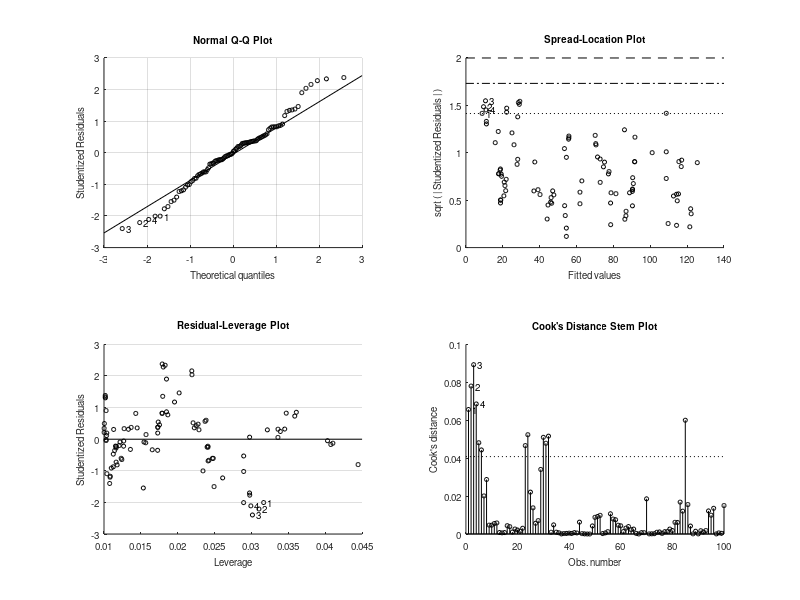

Reproduce this figure in MATLAB. (Note: this script raises an error after producing the figure.)
%% Comparison of R Sqaured and Cointegration Test

clear;
clc;
%% 
% In a loop, we generate 1000 pair of random series from the normal distribution 
% and calculate the cummulative sum of their sqaure.
% 
% Then we compute the R sqaured and test for cointegration using johansen test. 
% Results are saved on two different matrices.

ittr_num = 1000;
r2_matrix = zeros(1, ittr_num);
is_cointegrated = zeros(1, ittr_num);
for i=1:ittr_num
    
    % Generate series
    x = randn(100, 1);
    x2 = cumsum(x.^2);
    y = randn(100, 1);
    y2 = cumsum(y.^2);
    
    % Calculating Oridnary R squared
    mdl = fitlm(x2, y2);
    r2 = mdl.Rsquared.Ordinary;
    r2_matrix(1, i) = r2;
    
    % Testing for cointegration
    [H,pvalue,~,~,mles]=jcitest([x2, y2],'lags',1,'model','H1', 'Display', 'off');
    if H{1,1}==1
        is_cointegrated(1, i) = 1;
    end
end
%% 
% Plotting the histogram of r2_matrix shows that all values are higher than 
% 85% and the average is above 98%. One could wrongly deduce that two i.i.d series 
% can be used to predict each other or even there is a causality relationship 
% between them; But the cointegration test will reject any relationship between 
% these 1000 pair of series. 

hist(r2_matrix)
%% 
% Just 59 out of 1000 pair of generated series could pass the cointegration 
% test which indicates that the results obtained from R squared are not reliable 
% for deducting relationship between the two series and other considerations and 
% further investigation should apply while using R squared.

sum(is_cointegrated) 
%%